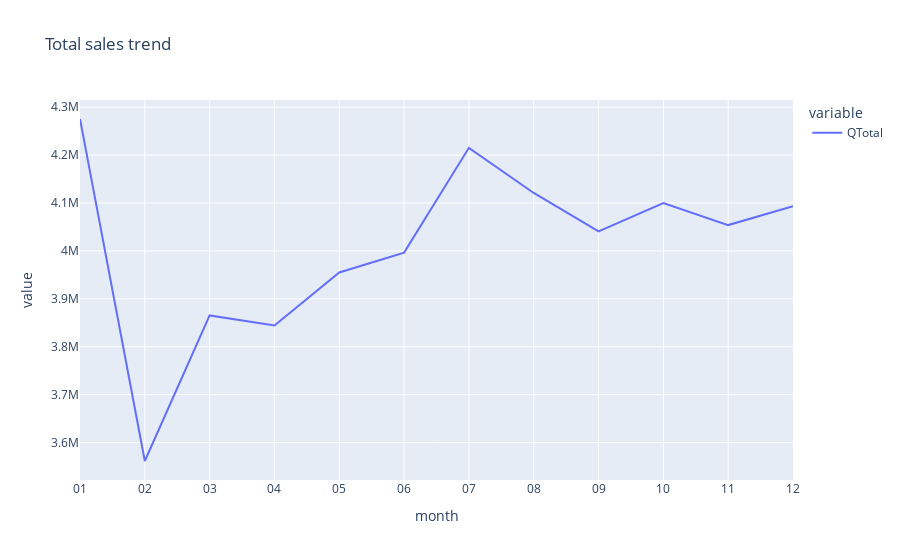

Notebook cell for this chart:
### Code cell
fig = px.line(dy, title='Total sales trend')
fig.show()

### Figure 1 — Plotly figure (JSON) as saved in the notebook; plotly's stock layout.template omitted (floating-point values rounded to 4 significant figures)
{"data": [{"hovertemplate": "variable=QTotal<br>month=%{x}<br>value=%{y}<extra></extra>", "legendgroup": "QTotal", "line": {"color": "#636efa", "dash": "solid"}, "marker": {"symbol": "circle"}, "mode": "lines", "name": "QTotal", "orientation": "v", "showlegend": true, "type": "scatter", "x": ["01", "02", "03", "04", "05", "06", "07", "08", "09", "10", "11", "12"], "xaxis": "x", "y": [4275211, 3561548, 3865316, 3844183, 3954981, 3996397, 4215093, 4120870, 4040582, 4099936, 4053857, 4093048], "yaxis": "y"}], "layout": {"legend": {"title": {"text": "variable"}, "tracegroupgap": 0}, "title": {"text": "Total sales trend"}, "xaxis": {"anchor": "y", "domain": [0, 1], "title": {"text": "month"}}, "yaxis": {"anchor": "x", "domain": [0, 1], "title": {"text": "value"}}}}
